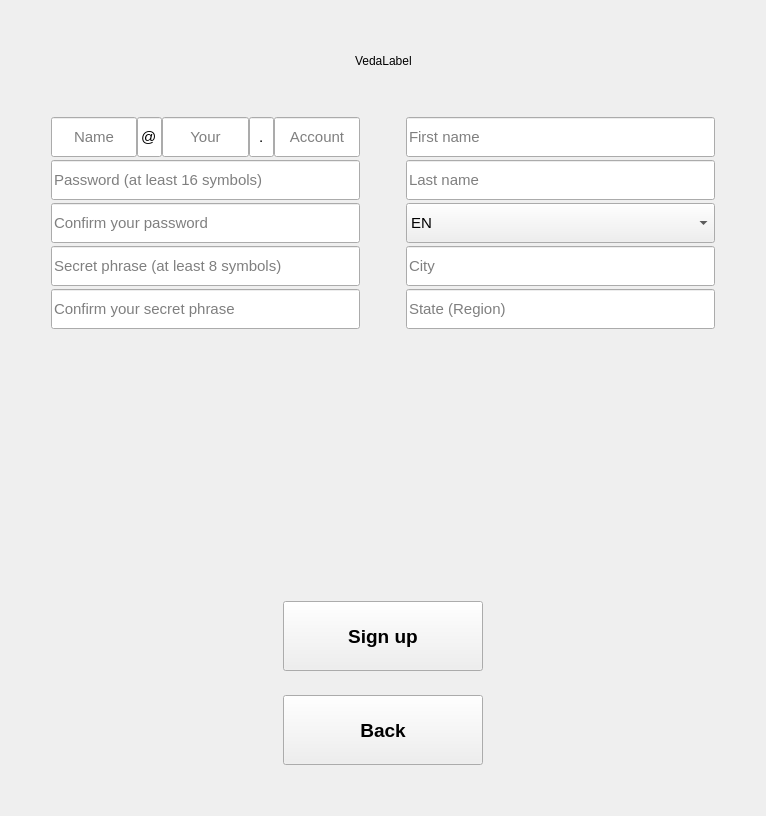
       <widget class="QWidget" name="page9Registration">
        <layout class="QGridLayout" name="gridLayout_21">
         <item row="3" column="0">
          <layout class="QVBoxLayout" name="verticalLayout_32">
           <item>
            <layout class="QHBoxLayout" name="horizontalLayout_43" stretch="0,1,0,1,0">
             <item>
              <spacer name="horizontalSpacer_69">
               <property name="orientation">
                <enum>Qt::Horizontal</enum>
               </property>
               <property name="sizeHint" stdset="0">
                <size>
                 <width>40</width>
                 <height>20</height>
                </size>
               </property>
              </spacer>
             </item>
             <item>
              <layout class="QVBoxLayout" name="verticalLayout_33">
               <property name="spacing">
                <number>3</number>
               </property>
               <item>
                <layout class="QHBoxLayout" name="horizontalLayout_44" stretch="0,0,0,0,0">
                 <property name="spacing">
                  <number>0</number>
                 </property>
                 <item>
                  <widget class="QLineEdit" name="MailLineEdit1">
                   <property name="sizePolicy">
                    <sizepolicy hsizetype="Expanding" vsizetype="Fixed">
                     <horstretch>0</horstretch>
                     <verstretch>0</verstretch>
                    </sizepolicy>
                   </property>
                   <property name="minimumSize">
                    <size>
                     <width>0</width>
                     <height>40</height>
                    </size>
                   </property>
                   <property name="font">
                    <font>
                     <pointsize>11</pointsize>
                    </font>
                   </property>
                   <property name="text">
                    <string/>
                   </property>
                   <property name="alignment">
                    <set>Qt::AlignCenter</set>
                   </property>
                   <property name="placeholderText">
                    <string>Name</string>
                   </property>
                  </widget>
                 </item>
                 <item>
                  <widget class="QLineEdit" name="MailDogLineEdit">
                   <property name="sizePolicy">
                    <sizepolicy hsizetype="Fixed" vsizetype="Fixed">
                     <horstretch>0</horstretch>
                     <verstretch>0</verstretch>
                    </sizepolicy>
                   </property>
                   <property name="minimumSize">
                    <size>
                     <width>0</width>
                     <height>40</height>
                    </size>
                   </property>
                   <property name="maximumSize">
                    <size>
                     <width>25</width>
                     <height>40</height>
                    </size>
                   </property>
                   <property name="font">
                    <font>
                     <pointsize>11</pointsize>
                    </font>
                   </property>
                   <property name="text">
                    <string>@</string>
                   </property>
                   <property name="alignment">
                    <set>Qt::AlignCenter</set>
                   </property>
                   <property name="readOnly">
                    <bool>true</bool>
                   </property>
                  </widget>
                 </item>
                 <item>
                  <widget class="QLineEdit" name="MailLineEdit2">
                   <property name="sizePolicy">
                    <sizepolicy hsizetype="Expanding" vsizetype="Fixed">
                     <horstretch>0</horstretch>
                     <verstretch>0</verstretch>
                    </sizepolicy>
                   </property>
                   <property name="minimumSize">
                    <size>
                     <width>0</width>
                     <height>40</height>
                    </size>
                   </property>
                   <property name="font">
                    <font>
                     <pointsize>11</pointsize>
                    </font>
                   </property>
                   <property name="text">
                    <string/>
                   </property>
                   <property name="alignment">
                    <set>Qt::AlignCenter</set>
                   </property>
                   <property name="placeholderText">
                    <string>Your</string>
                   </property>
                  </widget>
                 </item>
                 <item>
                  <widget class="QLineEdit" name="MailDotLineEdit1">
                   <property name="sizePolicy">
                    <sizepolicy hsizetype="Fixed" vsizetype="Fixed">
                     <horstretch>0</horstretch>
                     <verstretch>0</verstretch>
                    </sizepolicy>
                   </property>
                   <property name="minimumSize">
                    <size>
                     <width>0</width>
                     <height>40</height>
                    </size>
                   </property>
                   <property name="maximumSize">
                    <size>
                     <width>25</width>
                     <height>40</height>
                    </size>
                   </property>
                   <property name="font">
                    <font>
                     <pointsize>11</pointsize>
                    </font>
                   </property>
                   <property name="text">
                    <string>.</string>
                   </property>
                   <property name="alignment">
                    <set>Qt::AlignCenter</set>
                   </property>
                   <property name="readOnly">
                    <bool>true</bool>
                   </property>
                  </widget>
                 </item>
                 <item>
                  <widget class="QLineEdit" name="MailLineEdit3">
                   <property name="sizePolicy">
                    <sizepolicy hsizetype="Expanding" vsizetype="Fixed">
                     <horstretch>0</horstretch>
                     <verstretch>0</verstretch>
                    </sizepolicy>
                   </property>
                   <property name="minimumSize">
                    <size>
                     <width>0</width>
                     <height>40</height>
                    </size>
                   </property>
                   <property name="font">
                    <font>
                     <pointsize>11</pointsize>
                    </font>
                   </property>
                   <property name="text">
                    <string/>
                   </property>
                   <property name="alignment">
                    <set>Qt::AlignCenter</set>
                   </property>
                   <property name="readOnly">
                    <bool>false</bool>
                   </property>
                   <property name="placeholderText">
                    <string>Account</string>
                   </property>
                  </widget>
                 </item>
                </layout>
               </item>
               <item>
                <widget class="QLineEdit" name="password_lineEdit_3">
                 <property name="minimumSize">
                  <size>
                   <width>0</width>
                   <height>40</height>
                  </size>
                 </property>
                 <property name="font">
                  <font>
                   <pointsize>11</pointsize>
                  </font>
                 </property>
                 <property name="text">
                  <string/>
                 </property>
                 <property name="echoMode">
                  <enum>QLineEdit::Password</enum>
                 </property>
                 <property name="placeholderText">
                  <string>Password (at least 16 symbols)</string>
                 </property>
                </widget>
               </item>
               <item>
                <widget class="QLineEdit" name="confirmPasswordLineEdit">
                 <property name="minimumSize">
                  <size>
                   <width>0</width>
                   <height>40</height>
                  </size>
                 </property>
                 <property name="font">
                  <font>
                   <pointsize>11</pointsize>
                  </font>
                 </property>
                 <property name="echoMode">
                  <enum>QLineEdit::Password</enum>
                 </property>
                 <property name="placeholderText">
                  <string>Confirm your password</string>
                 </property>
                </widget>
               </item>
               <item>
                <widget class="QLineEdit" name="secret_lineEdit_3">
                 <property name="minimumSize">
                  <size>
                   <width>0</width>
                   <height>40</height>
                  </size>
                 </property>
                 <property name="font">
                  <font>
                   <pointsize>11</pointsize>
                  </font>
                 </property>
                 <property name="echoMode">
                  <enum>QLineEdit::Password</enum>
                 </property>
                 <property name="placeholderText">
                  <string>Secret phrase (at least 8 symbols)</string>
                 </property>
                </widget>
               </item>
               <item>
                <widget class="QLineEdit" name="confirmSecretLineEdit">
                 <property name="minimumSize">
                  <size>
                   <width>0</width>
                   <height>40</height>
                  </size>
                 </property>
                 <property name="font">
                  <font>
                   <pointsize>11</pointsize>
                  </font>
                 </property>
                 <property name="echoMode">
                  <enum>QLineEdit::Password</enum>
                 </property>
                 <property name="placeholderText">
                  <string>Confirm your secret phrase</string>
                 </property>
                </widget>
               </item>
               <item>
                <spacer name="verticalSpacer_27">
                 <property name="orientation">
                  <enum>Qt::Vertical</enum>
                 </property>
                 <property name="sizeHint" stdset="0">
                  <size>
                   <width>20</width>
                   <height>40</height>
                  </size>
                 </property>
                </spacer>
               </item>
              </layout>
             </item>
             <item>
              <spacer name="horizontalSpacer_70">
               <property name="orientation">
                <enum>Qt::Horizontal</enum>
               </property>
               <property name="sizeHint" stdset="0">
                <size>
                 <width>40</width>
                 <height>20</height>
                </size>
               </property>
              </spacer>
             </item>
             <item>
              <layout class="QVBoxLayout" name="verticalLayout_34">
               <property name="spacing">
                <number>3</number>
               </property>
               <item>
                <widget class="QLineEdit" name="first_name_lineEdit">
                 <property name="minimumSize">
                  <size>
                   <width>0</width>
                   <height>40</height>
                  </size>
                 </property>
                 <property name="font">
                  <font>
                   <pointsize>11</pointsize>
                  </font>
                 </property>
                 <property name="placeholderText">
                  <string>First name</string>
                 </property>
                </widget>
               </item>
               <item>
                <widget class="QLineEdit" name="last_name_lineEdit">
                 <property name="minimumSize">
                  <size>
                   <width>0</width>
                   <height>40</height>
                  </size>
                 </property>
                 <property name="font">
                  <font>
                   <pointsize>11</pointsize>
                  </font>
                 </property>
                 <property name="placeholderText">
                  <string>Last name</string>
                 </property>
                </widget>
               </item>
               <item>
                <widget class="QComboBox" name="country_comboBox">
                 <property name="enabled">
                  <bool>true</bool>
                 </property>
                 <property name="minimumSize">
                  <size>
                   <width>0</width>
                   <height>40</height>
                  </size>
                 </property>
                 <property name="font">
                  <font>
                   <pointsize>11</pointsize>
                  </font>
                 </property>
                 <item>
                  <property name="text">
                   <string>EN</string>
                  </property>
                 </item>
                 <item>
                  <property name="text">
                   <string>RU</string>
                  </property>
                 </item>
                 <item>
                  <property name="text">
                   <string>CN</string>
                  </property>
                 </item>
                </widget>
               </item>
               <item>
                <widget class="QLineEdit" name="city_lineEdit">
                 <property name="minimumSize">
                  <size>
                   <width>0</width>
                   <height>40</height>
                  </size>
                 </property>
                 <property name="font">
                  <font>
                   <pointsize>11</pointsize>
                  </font>
                 </property>
                 <property name="placeholderText">
                  <string>City</string>
                 </property>
                </widget>
               </item>
               <item>
                <widget class="QLineEdit" name="state_lineEdit">
                 <property name="minimumSize">
                  <size>
                   <width>0</width>
                   <height>40</height>
                  </size>
                 </property>
                 <property name="font">
                  <font>
                   <pointsize>11</pointsize>
                  </font>
                 </property>
                 <property name="placeholderText">
                  <string>State (Region)</string>
                 </property>
                </widget>
               </item>
               <item>
                <spacer name="verticalSpacer_15">
                 <property name="orientation">
                  <enum>Qt::Vertical</enum>
                 </property>
                 <property name="sizeHint" stdset="0">
                  <size>
                   <width>20</width>
                   <height>40</height>
                  </size>
                 </property>
                </spacer>
               </item>
              </layout>
             </item>
             <item>
              <spacer name="horizontalSpacer_71">
               <property name="orientation">
                <enum>Qt::Horizontal</enum>
               </property>
               <property name="sizeHint" stdset="0">
                <size>
                 <width>40</width>
                 <height>20</height>
                </size>
               </property>
              </spacer>
             </item>
            </layout>
           </item>
           <item>
            <spacer name="verticalSpacer_52">
             <property name="orientation">
              <enum>Qt::Vertical</enum>
             </property>
             <property name="sizeHint" stdset="0">
              <size>
               <width>20</width>
               <height>40</height>
              </size>
             </property>
            </spacer>
           </item>
           <item>
            <widget class="QLabel" name="error_label">
             <property name="text">
              <string/>
             </property>
             <property name="alignment">
              <set>Qt::AlignCenter</set>
             </property>
            </widget>
           </item>
           <item>
            <spacer name="verticalSpacer_53">
             <property name="orientation">
              <enum>Qt::Vertical</enum>
             </property>
             <property name="sizeHint" stdset="0">
              <size>
               <width>20</width>
               <height>40</height>
              </size>
             </property>
            </spacer>
           </item>
           <item>
            <layout class="QVBoxLayout" name="verticalLayout_35" stretch="0,0,0,0,0,0,0">
             <item>
              <spacer name="verticalSpacer_24">
               <property name="orientation">
                <enum>Qt::Vertical</enum>
               </property>
               <property name="sizeHint" stdset="0">
                <size>
                 <width>20</width>
                 <height>40</height>
                </size>
               </property>
              </spacer>
             </item>
             <item>
              <widget class="QLabel" name="RegErrorLabel">
               <property name="minimumSize">
                <size>
                 <width>0</width>
                 <height>40</height>
                </size>
               </property>
               <property name="text">
                <string/>
               </property>
               <property name="alignment">
                <set>Qt::AlignCenter</set>
               </property>
              </widget>
             </item>
             <item>
              <spacer name="verticalSpacer_54">
               <property name="orientation">
                <enum>Qt::Vertical</enum>
               </property>
               <property name="sizeHint" stdset="0">
                <size>
                 <width>20</width>
                 <height>40</height>
                </size>
               </property>
              </spacer>
             </item>
             <item>
              <layout class="QHBoxLayout" name="horizontalLayout_45">
               <item>
                <spacer name="horizontalSpacer_72">
                 <property name="orientation">
                  <enum>Qt::Horizontal</enum>
                 </property>
                 <property name="sizeHint" stdset="0">
                  <size>
                   <width>40</width>
                   <height>20</height>
                  </size>
                 </property>
                </spacer>
               </item>
               <item>
                <widget class="QPushButton" name="sign_up_Button">
                 <property name="minimumSize">
                  <size>
                   <width>200</width>
                   <height>70</height>
                  </size>
                 </property>
                 <property name="maximumSize">
                  <size>
                   <width>200</width>
                   <height>16777215</height>
                  </size>
                 </property>
                 <property name="font">
                  <font>
                   <pointsize>14</pointsize>
                   <weight>75</weight>
                   <bold>true</bold>
                  </font>
                 </property>
                 <property name="text">
                  <string>Sign up</string>
                 </property>
                </widget>
               </item>
               <item>
                <spacer name="horizontalSpacer_73">
                 <property name="orientation">
                  <enum>Qt::Horizontal</enum>
                 </property>
                 <property name="sizeHint" stdset="0">
                  <size>
                   <width>40</width>
                   <height>20</height>
                  </size>
                 </property>
                </spacer>
               </item>
              </layout>
             </item>
             <item>
              <spacer name="verticalSpacer_55">
               <property name="orientation">
                <enum>Qt::Vertical</enum>
               </property>
               <property name="sizeHint" stdset="0">
                <size>
                 <width>20</width>
                 <height>18</height>
                </size>
               </property>
              </spacer>
             </item>
             <item>
              <layout class="QHBoxLayout" name="horizontalLayout_46">
               <item>
                <spacer name="horizontalSpacer_74">
                 <property name="orientation">
                  <enum>Qt::Horizontal</enum>
                 </property>
                 <property name="sizeHint" stdset="0">
                  <size>
                   <width>40</width>
                   <height>20</height>
                  </size>
                 </property>
                </spacer>
               </item>
               <item>
                <widget class="QPushButton" name="back_Button_3">
                 <property name="minimumSize">
                  <size>
                   <width>200</width>
                   <height>70</height>
                  </size>
                 </property>
                 <property name="maximumSize">
                  <size>
                   <width>200</width>
                   <height>16777215</height>
                  </size>
                 </property>
                 <property name="font">
                  <font>
                   <pointsize>14</pointsize>
                   <weight>75</weight>
                   <bold>true</bold>
                  </font>
                 </property>
                 <property name="text">
                  <string>Back</string>
                 </property>
                </widget>
               </item>
               <item>
                <spacer name="horizontalSpacer_75">
                 <property name="orientation">
                  <enum>Qt::Horizontal</enum>
                 </property>
                 <property name="sizeHint" stdset="0">
                  <size>
                   <width>40</width>
                   <height>20</height>
                  </size>
                 </property>
                </spacer>
               </item>
              </layout>
             </item>
             <item>
              <spacer name="verticalSpacer_56">
               <property name="orientation">
                <enum>Qt::Vertical</enum>
               </property>
               <property name="sizeHint" stdset="0">
                <size>
                 <width>20</width>
                 <height>40</height>
                </size>
               </property>
              </spacer>
             </item>
            </layout>
           </item>
          </layout>
         </item>
         <item row="1" column="0">
          <layout class="QHBoxLayout" name="horizontalLayout_47">
           <item>
            <spacer name="horizontalSpacer_76">
             <property name="orientation">
              <enum>Qt::Horizontal</enum>
             </property>
             <property name="sizeHint" stdset="0">
              <size>
               <width>40</width>
               <height>20</height>
              </size>
             </property>
            </spacer>
           </item>
           <item>
            <widget class="QLabel" name="label0Page9">
             <property name="text">
              <string>VedaLabel</string>
             </property>
            </widget>
           </item>
           <item>
            <spacer name="horizontalSpacer_77">
             <property name="orientation">
              <enum>Qt::Horizontal</enum>
             </property>
             <property name="sizeHint" stdset="0">
              <size>
               <width>40</width>
               <height>20</height>
              </size>
             </property>
            </spacer>
           </item>
          </layout>
         </item>
         <item row="2" column="0">
          <spacer name="verticalSpacer_58">
           <property name="orientation">
            <enum>Qt::Vertical</enum>
           </property>
           <property name="sizeHint" stdset="0">
            <size>
             <width>20</width>
             <height>40</height>
            </size>
           </property>
          </spacer>
         </item>
         <item row="0" column="0">
          <spacer name="verticalSpacer_59">
           <property name="orientation">
            <enum>Qt::Vertical</enum>
           </property>
           <property name="sizeHint" stdset="0">
            <size>
             <width>20</width>
             <height>40</height>
            </size>
           </property>
          </spacer>
         </item>
        </layout>
       </widget>
